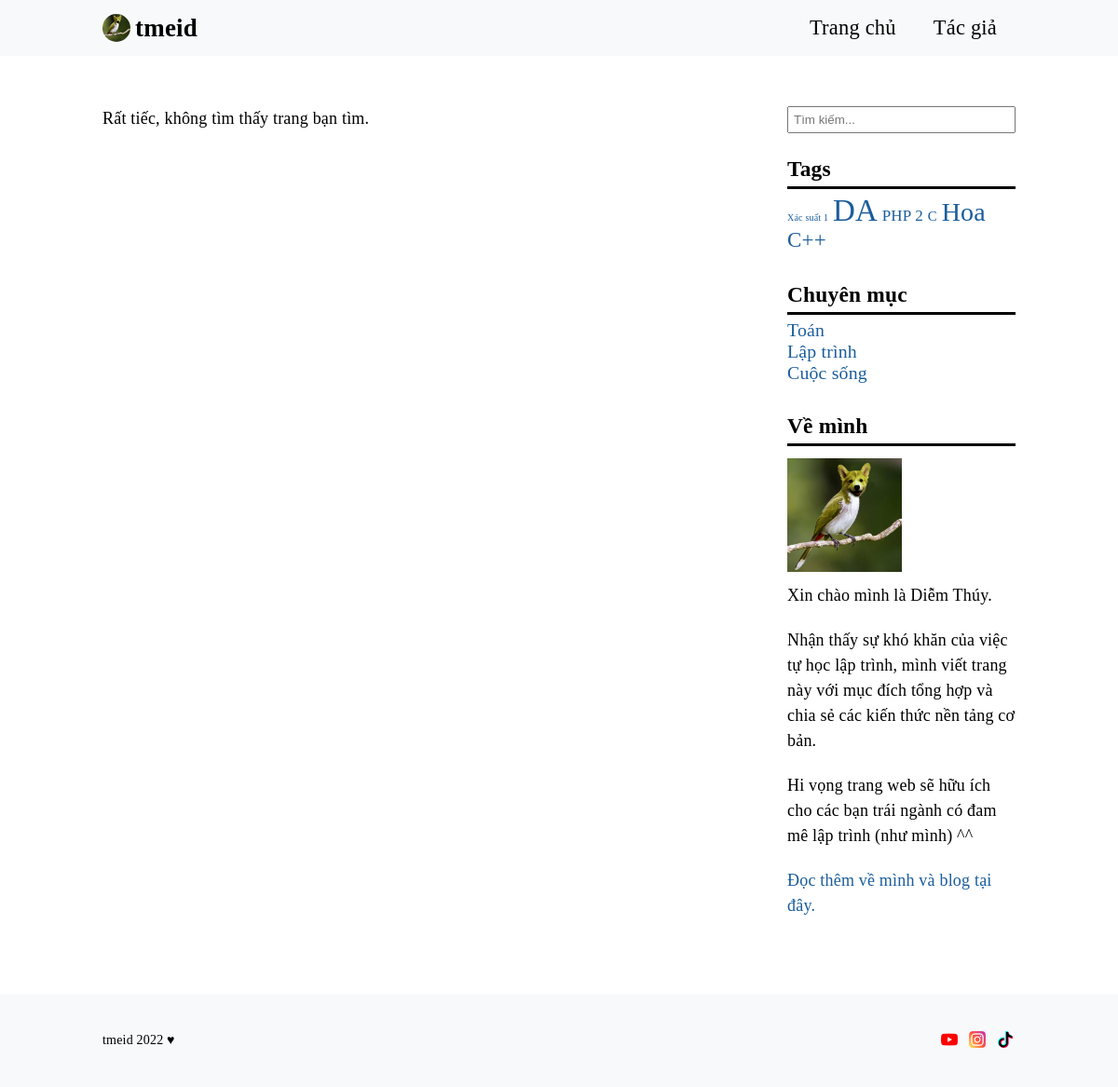
Before: /category.php with the older database file.
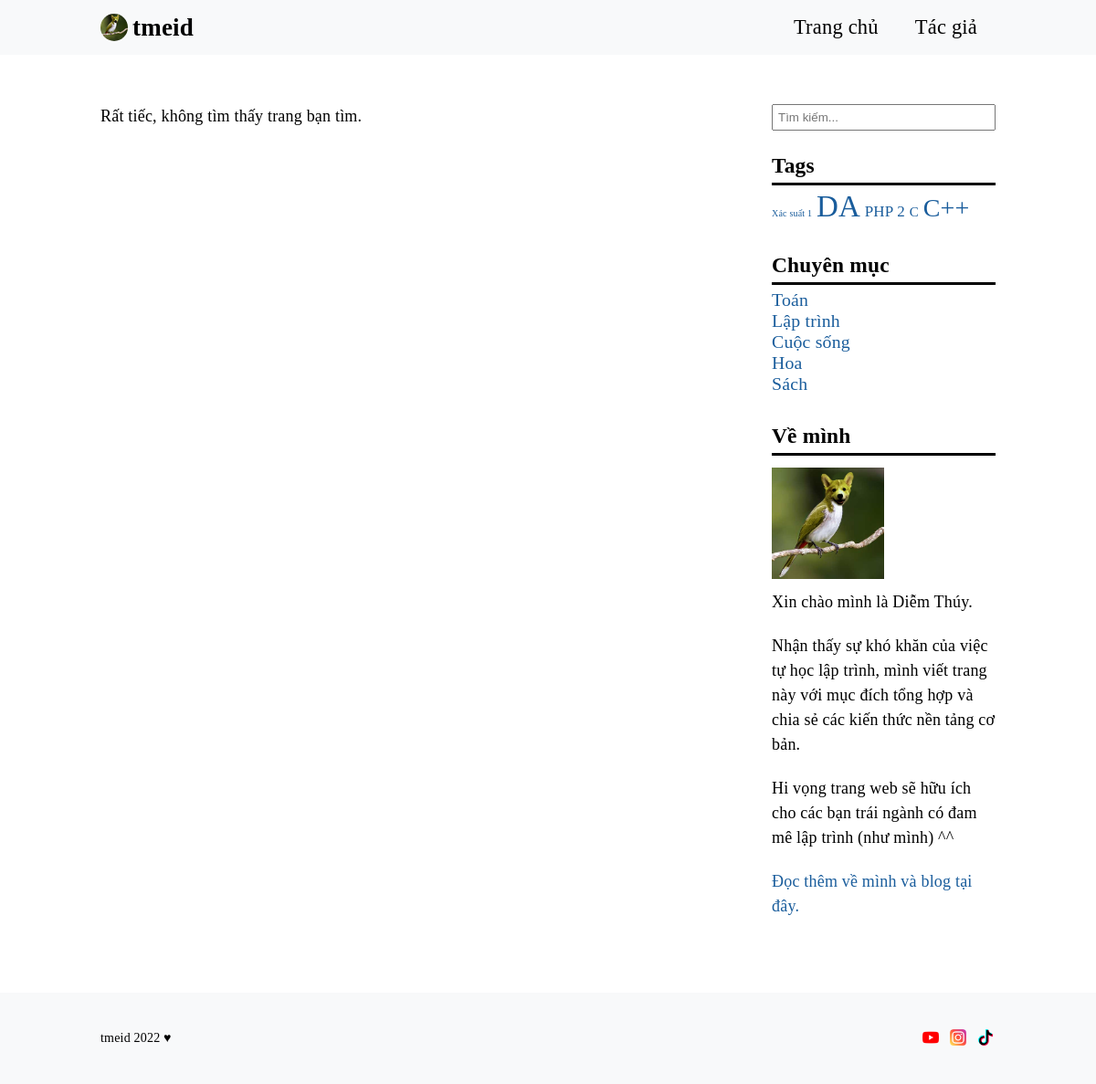
After: the same page with the newer database file.
### tables this page shows
CREATE TABLE `tag` (
  `id` int(11) NOT NULL,
  `tag_name` varchar(100) NOT NULL,
  `created_at` timestamp NOT NULL DEFAULT current_timestamp()
);

CREATE TABLE `category` (
  `id` int(11) NOT NULL,
  `name` varchar(100) NOT NULL,
  `created_at` timestamp NOT NULL DEFAULT current_timestamp()
);

### app/database/db.php (called while the page is built, shortened)
<?php
include 'connect.php';
function executeQuery($sql, $data){
    global $connect;
    $values = array_values($data);
    $types = str_repeat('s', count($values));
    $stm = $connect->prepare($sql);
    $stm->bind_param($types, ...$values);
    $stm->execute();
    return $stm;
}
function selectAll($table, $condition = [], $limit = 0, $except = [], $desc = false){
    global $connect;
    $sql = "SELECT * FROM $table";
    if(empty($condition)){
        $stm = $connect->prepare($sql);
        $stm->execute();
        $records = $stm->get_result()->fetch_all(MYSQLI_ASSOC);
    }else{
        $i = 0;
        foreach($condition as $key => $value){
            if($i === 0){
                $sql = $sql . " WHERE $key = ?";
            }else{
                $sql = $sql . " AND $key = ?";
            }
            $i++;
        }
        $stm = executeQuery($sql, $condition);
        $records = $stm->get_result()->fetch_all(MYSQLI_ASSOC);
    }
    return $records;
}

### app/blade/right-site.php (the view)
<form action="#" class="search" method="POST">
    <input type="text" placeholder="Tìm kiếm..." name="search">
</form>
<div>
    <h4 class="tag-header">Tags</h4>
    <?php foreach($tags as $tag): ?>
        <a href="<?php echo 'tag/' .$tag['slug']?>" class="tag"><?php echo $tag['tag_name'] ?></a>
    <?php endforeach ?>
</div>
<div>
    <h4 class="tag-header">Chuyên mục</h4>
    <?php foreach($categories as $category): ?>
        <a href="<?php echo 'category/' .$category['slug']?>" class="category"><?php echo $category['name'] ?></a>
    <?php endforeach ?>
</div>
<div class="brief">
    <h4 class="tag-header">Về mình</h4>
    <div>
        <img src="assets/imgs/chimrtr.jpg" alt="ten-blog">
    </div>
    <p>Xin chào mình là Diễm Thúy.</p><br>
    <p>Nhận thấy sự khó khăn của việc tự học lập trình, mình viết trang này với mục đích tổng hợp và chia sẻ các kiến thức nền tảng cơ bản.</p><br>
    <p>Hi vọng trang web sẽ hữu ích cho các bạn trái ngành có đam mê lập trình (như mình) ^^ </p><br>
    <p><a href="about-me.html">Đọc thêm về mình và blog tại đây.</a></p>
</div>

Changed rows visible on the page:
removed tag: tag_name "Hoa"
added category: name "Hoa"
added category: name "Sách"
